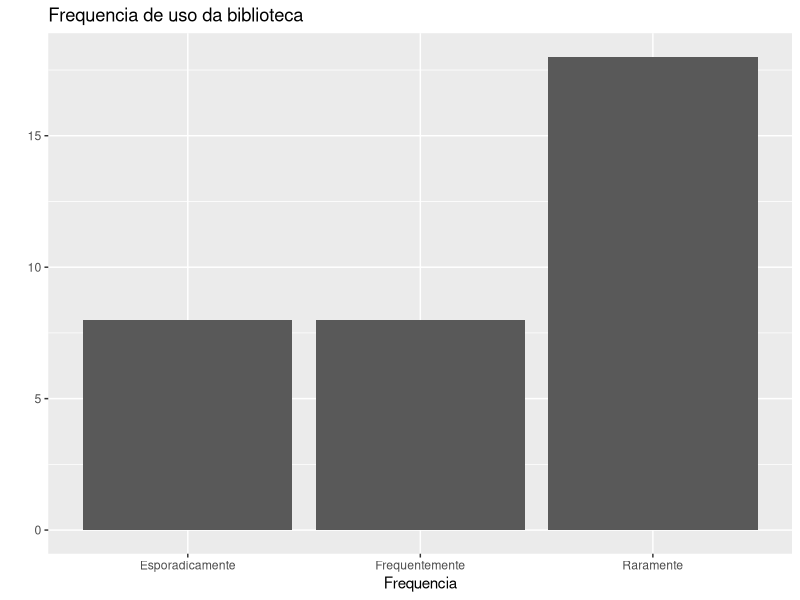

Write R code to recreate this figure.
setwd("c:/Users/19846/Desktop/hotlibrary_data_mining/") # Coloque o caminho para o projeto.
#====================Importação=======================
#=====================================================
#=====================================================
require("ggplot2")

result = read.csv(file = "data.csv", header = T, sep = ",", dec = ".", encoding = "UTF-8")

info = result[result$UsaBiblioteca == 'Sim',]

# Frequencia de uso da biblioteca
ggplot(info, aes(x = info$frequencia)) + geom_bar() + labs(title = "Frequencia de uso da biblioteca") + xlab('Frequencia') + ylab('')

